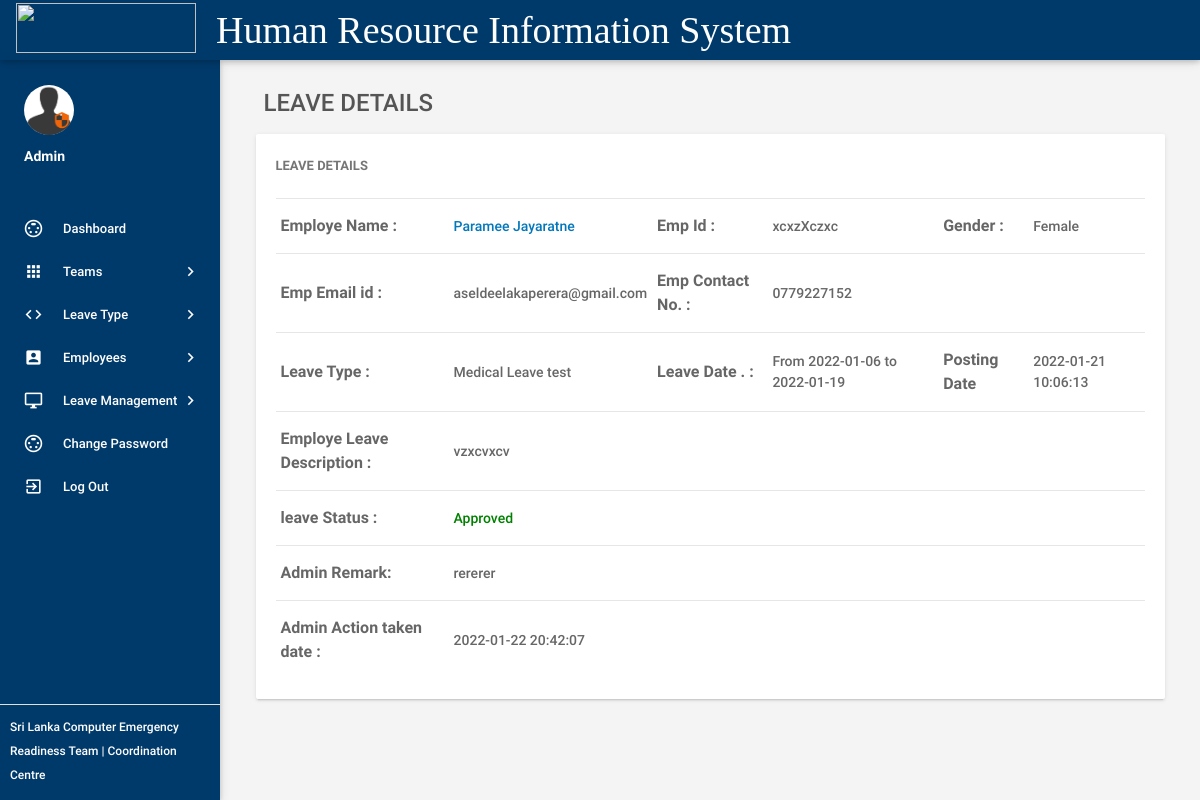
/admin/leave-details.php?leaveid=26 (signed in), run on the app's committed database.
### tables this page shows
CREATE TABLE `tblleaves` (
  `id` int(11) NOT NULL,
  `LeaveType` varchar(110) NOT NULL,
  `ToDate` varchar(120) NOT NULL,
  `FromDate` varchar(120) NOT NULL,
  `DIFF` int(11) NOT NULL,
  `Description` mediumtext NOT NULL,
  `PostingDate` timestamp NOT NULL DEFAULT current_timestamp(),
  `AdminRemark` mediumtext DEFAULT NULL,
  `AdminRemarkDate` varchar(120) DEFAULT NULL,
  `Status` int(1) NOT NULL,
  `IsRead` int(1) NOT NULL,
  `empid` int(11) DEFAULT NULL
);

CREATE TABLE `tblemployees` (
  `id` int(11) NOT NULL,
  `EmpId` varchar(100) NOT NULL,
  `NamewithInitials` varchar(20) NOT NULL,
  `FirstName` varchar(150) NOT NULL,
  `LastName` varchar(150) NOT NULL,
  `EmailId` varchar(200) NOT NULL,
  `Password` varchar(180) NOT NULL,
  `Gender` varchar(100) NOT NULL,
  `Dob` varchar(100) NOT NULL,
  `Team` varchar(255) NOT NULL,
  `DOJ` varchar(200) NOT NULL,
  `Designation` varchar(1000) NOT NULL,
  `Qualifications` varchar(1000) NOT NULL,
  `Supervisor` varchar(150) NOT NULL,
  `Address` varchar(100) NOT NULL,
  `Phonenumber` char(11) NOT NULL,
  `Status` int(1) NOT NULL,
  `RegDate` timestamp NOT NULL DEFAULT current_timestamp()
);

### admin/leave-details.php (the view, shortened to what this page needs)
<?php
include('includes/config.php');
if(strlen($_SESSION['alogin'])==0)
    {
header('location:index.php');
}
else{
 ?>
<!DOCTYPE html>
<html lang="en">
    <head>
        <link type="text/css" rel="stylesheet" href="../assets/plugins/materialize/css/materialize.min.css"/>
        <link type="text/css" rel="stylesheet" href="../assets/plugins/materialize/css/materialize.css"/>
        <link href="../assets/plugins/material-preloader/css/materialPreloader.min.css" rel="stylesheet">
        <link href="../assets/plugins/datatables/css/jquery.dataTables.min.css" rel="stylesheet">
                <link href="../assets/plugins/google-code-prettify/prettify.css" rel="stylesheet" type="text/css"/>
        <link href="../assets/css/alpha.min.css" rel="stylesheet" type="text/css"/>
        <link href="../assets/css/custom.css" rel="stylesheet" type="text/css"/>
        <link href="../assets/css/style.css" rel="stylesheet" type="text/css"/>
    </head>
    <body>
       <?php include('includes/header.php');?>
       <?php include('includes/sidebar.php');?>
            <main class="mn-inner">
                <div class="row">
                    <div class="col s12">
                        <div class="page-title" style="font-size:24px;">Leave Details</div>
                    </div>
                    <div class="col s12 m12 l12">
                        <div class="card">
                            <div class="card-content">
                                <span class="card-title">Leave Details</span>
                                <table id="example" class="display responsive-table ">
                                    <tbody>
<?php
$lid=intval($_GET['leaveid']);
$sql = "SELECT tblleaves.id as lid,tblemployees.FirstName,tblemployees.LastName,tblemployees.EmpId,tblemployees.id,tblemployees.Gender,tblemployees.Phonenumber,tblemployees.EmailId,tblleaves.LeaveType,tblleaves.ToDate,tblleaves.FromDate,tblleaves.Description,tblleaves.PostingDate,tblleaves.Status,tblleaves.AdminRemark,tblleaves.AdminRemarkDate from tblleaves join tblemployees on tblleaves.empid=tblemployees.id where tblleaves.id=:lid";
$query = $dbh -> prepare($sql);
$query->bindParam(':lid',$lid,PDO::PARAM_STR);
$query->execute();
$results=$query->fetchAll(PDO::FETCH_OBJ);
$cnt=1;
if($query->rowCount() > 0)
{
foreach($results as $result)
{
      ?>
                                        <tr>
                                            <td style="font-size:16px;"> <b>Employe Name :</b></td>
                                              <td><a href="editemployee.php?empid=<?php echo htmlentities($result->id);?>" target="_blank">
                                                <?php echo htmlentities($result->FirstName." ".$result->LastName);?></a></td>
                                              <td style="font-size:16px;"><b>Emp Id :</b></td>
                                              <td><?php echo htmlentities($result->EmpId);?></td>
                                              <td style="font-size:16px;"><b>Gender :</b></td>
                                              <td><?php echo htmlentities($result->Gender);?></td>
                                          </tr>
                                          <tr>
                                             <td style="font-size:16px;"><b>Emp Email id :</b></td>
                                            <td><?php echo htmlentities($result->EmailId);?></td>
                                             <td style="font-size:16px;"><b>Emp Contact No. :</b></td>
                                            <td><?php echo htmlentities($result->Phonenumber);?></td>
                                            <td>&nbsp;</td>
                                             <td>&nbsp;</td>
                                        </tr>
  <tr>
                                             <td style="font-size:16px;"><b>Leave Type :</b></td>
                                            <td><?php echo htmlentities($result->LeaveType);?></td>
                                             <td style="font-size:16px;"><b>Leave Date . :</b></td>
                                            <td>From <?php echo htmlentities($result->FromDate);?> to <?php echo htmlentities($result->ToDate);?></td>
                                            <td style="font-size:16px;"><b>Posting Date</b></td>
                                           <td><?php echo htmlentities($result->PostingDate);?></td>
                                        </tr>
<tr>
                                             <td style="font-size:16px;"><b>Employe Leave Description : </b></td>
                                            <td colspan="5"><?php echo htmlentities($result->Description);?></td>
                                        </tr>
<tr>
<td style="font-size:16px;"><b>leave Status :</b></td>
<td colspan="5"><?php $stats=$result->Status;
if($stats==1){
?>
<span style="color: green">Approved</span>
 <?php } if($stats==2)  { ?>
<span style="color: red">Not Approved</span>
<?php } if($stats==0)  { ?>
 <span style="color: blue">waiting for approval</span>
 <?php } ?>
</td>
</tr>
<tr>
<td style="font-size:16px;"><b>Admin Remark: </b></td>
<td colspan="5"><?php
if($result->AdminRemark==""){
  echo "waiting for Approval";
}
else{
echo htmlentities($result->AdminRemark);
}
?></td>
 </tr>
 <tr>
<td style="font-size:16px;"><b>Admin Action taken date : </b></td>
<td colspan="5"><?php
if($result->AdminRemarkDate==""){
  echo "NA";
}
else{
echo htmlentities($result->AdminRemarkDate);
}
?></td>
 </tr>
                                         <?php $cnt++;} }?>
                                    </tbody>
                                </table>
                            </div>
                        </div>
                    </div>
                </div>
            </main>
        </div>
        <div class="left-sidebar-hover"></div>
    </body>
</html>
<?php } ?>

### data on the page
tblleaves: tblemployees.FirstName+LastName "Paramee Jayaratne", tblemployees.EmpId "xcxzXczxc", tblemployees.Gender "Female", tblemployees.EmailId "aseldeelakaperera@gmail.com", tblemployees.Phonenumber "0779227152", LeaveType "Medical Leave test", FromDate "2022-01-06", ToDate "2022-01-19", PostingDate "2022-01-21 10:06:13", Description "vzxcvxcv", Status "Approved", AdminRemark "rererer", AdminRemarkDate "2022-01-22 20:42:07"
